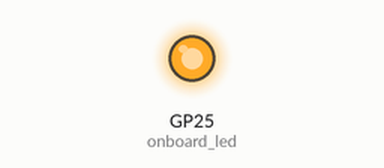
This program was run on a simulated Raspberry Pi Pico running MicroPython. Parts: output pins drawn as LEDs (lit = HIGH). At 40.0 s the program stops and its outputs stay as they are.

Above: at 1.0 s.
At 3.0 s:
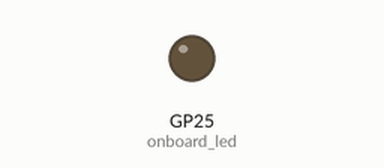
Timing chart, 0 to 5.2 s (numbered marks = the images above):
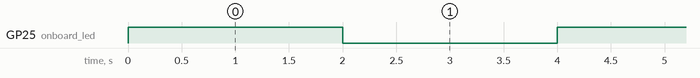

Measured:
- by itself, GP25 (onboard_led): alternates HIGH for 2.0 s and LOW for 2.0 s, 20 changes in all, then stays LOW

The program:

led_on_and_off.py
```python
from machine import Pin
import time

onboard_led = Pin(25, Pin.OUT)

repeats = 10

for i in range(repeats):

    onboard_led.value(1)

    time.sleep(2)

    onboard_led.value(0)

    time.sleep(2)
    
```
